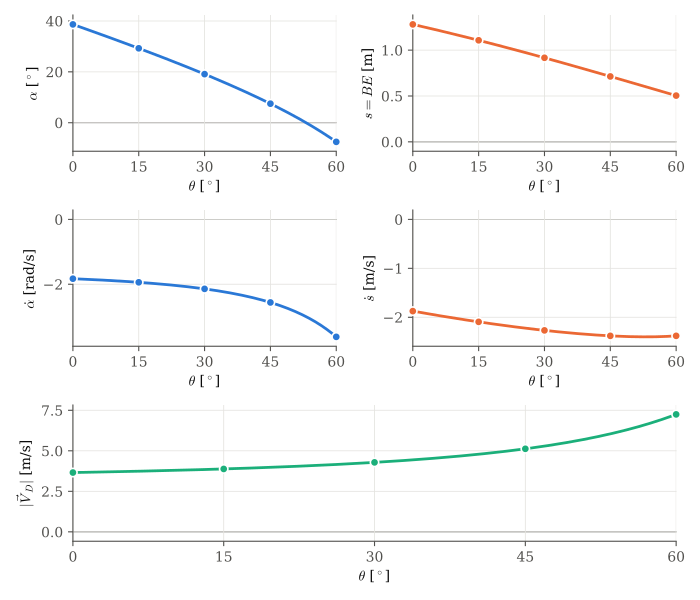

Here is the Python script that generated this plot:
"""
Mecanisme de barra amb corredora: la barra AE (angle theta, coordenada
independent) mou la dolla E, que llisca per la barra BD (angle alpha).

    s(theta)     = sqrt(lAE^2 + lAB^2 - 2 lAB lAE sin(theta))
    alpha(theta) = atan2(lAB - lAE sin(theta), lAE cos(theta))
    alphadot     = -lAE (lAE - lAB sin(theta)) / s^2 * thetadot
    sdot         = -lAE lAB cos(theta) / s * thetadot
    |V_D|        = 2 lAE |alphadot|

El programa:
  1) escriu la taula de valors en format LaTeX (amb coma decimal),
  2) dibuixa les corbes en tot el recorregut, marcant els punts de la taula.

Genera: TME_ee_barra_corredora.pdf
"""
import numpy as np
import matplotlib.pyplot as plt

# ---------------------------------------------------------------- paràmetres
l_AE = 1.0           # m
l_AB = 0.8           # m
thetadot = 3.0       # rad/s, constant
th_min, th_max = 0, 60                     # graus, recorregut
th_taula = [0, 15, 30, 45, 60]             # graus, punts de la taula


# ---------------------------------------------------------------- càlcul
def cinematica(th_graus):
    th = np.radians(th_graus)
    s = np.sqrt(l_AE**2 + l_AB**2 - 2 * l_AB * l_AE * np.sin(th))
    alpha = np.arctan2(l_AB - l_AE * np.sin(th), l_AE * np.cos(th))
    alphadot = -l_AE * (l_AE - l_AB * np.sin(th)) / s**2 * thetadot
    sdot = -l_AE * l_AB * np.cos(th) / s * thetadot
    VD = 2 * l_AE * np.abs(alphadot)
    return s, np.degrees(alpha), alphadot, sdot, VD


# ---------------------------------------------------------------- taula LaTeX
def coma(v, n):
    return f"{v:.{n}f}".replace(".", "{,}")

print(r"\begin{tabular}{c|ccccc}")
print(r"$\theta$ & $\alpha$ & $s=BE$ [m] & $\dot\alpha$ [rad/s] & $\dot s$ [m/s] & $|\vec V_D|$ [m/s] \\ \hline")
for i, th in enumerate(th_taula):
    s, a, ad, sd, vd = cinematica(th)
    fi = r" \\" if i < len(th_taula) - 1 else ""
    print(rf"${th}^\circ$ & ${coma(a, 2)}^\circ$ & ${coma(s, 4)}$ & ${coma(ad, 3)}$ "
          rf"& ${coma(sd, 3)}$ & ${coma(vd, 3)}${fi}")
print(r"\end{tabular}")

# ---------------------------------------------------------------- estil
C_ANG = "#2a78d6"    # blau: magnituds angulars (alpha, alphadot)
C_LIN = "#eb6834"    # taronja: magnituds lineals de la dolla (s, sdot)
C_D = "#1baf7a"      # aqua: punt D
INK = "#0b0b0b"
INK2 = "#52514e"
GRID = "#e4e3df"

plt.rcParams.update({
    "font.family": "serif",
    "mathtext.fontset": "cm",
    "font.size": 10,
    "axes.edgecolor": INK2,
    "axes.labelcolor": INK,
    "xtick.color": INK2,
    "ytick.color": INK2,
    "axes.spines.top": False,
    "axes.spines.right": False,
})

# ---------------------------------------------------------------- gràfic
th = np.linspace(th_min, th_max, 400)
s, a, ad, sd, vd = cinematica(th)
s_t, a_t, ad_t, sd_t, vd_t = cinematica(np.array(th_taula))

fig = plt.figure(figsize=(7, 6))
gs = fig.add_gridspec(3, 2)
panells = [
    (gs[0, 0], a, a_t, r"$\alpha$ [$^\circ$]", C_ANG),
    (gs[0, 1], s, s_t, r"$s=BE$ [m]", C_LIN),
    (gs[1, 0], ad, ad_t, r"$\dot\alpha$ [rad/s]", C_ANG),
    (gs[1, 1], sd, sd_t, r"$\dot s$ [m/s]", C_LIN),
    (gs[2, :], vd, vd_t, r"$|\vec V_D|$ [m/s]", C_D),
]

for pos, v, v_t, et, c in panells:
    ax = fig.add_subplot(pos)
    ax.axhline(0, color=INK2, lw=0.6, zorder=1)
    ax.plot(th, v, color=c, lw=2, zorder=3)
    ax.plot(th_taula, v_t, "o", ms=6, color=c, mec="white", mew=1.2, zorder=4,
            clip_on=False)   # que els punts de 0° i 60° no quedin tallats
    ax.set_ylabel(et)
    ax.set_xlim(th_min, th_max)
    ax.set_xticks(th_taula)
    ax.grid(True, color=GRID, lw=0.6, zorder=0)
    ax.set_xlabel(r"$\theta$ [$^\circ$]")
    # el zero sempre visible
    lo, hi = min(v.min(), 0), max(v.max(), 0)
    marge = 0.08 * (hi - lo)
    ax.set_ylim(lo - marge, hi + marge)

text_caption = (rf"Barra amb corredora, $\ell_{{AE}}={l_AE}$ m, $\ell_{{AB}}={l_AB}$ m, "
                rf"$\dot\theta={thetadot}$ rad/s constant.")
fig.tight_layout()
fig.savefig("TME_ee_barra_corredora.pdf")
print(text_caption)


# ---------------------------------------------------------------- posicions del mecanisme
def geometria(th_graus):
    """Coordenades dels punts amb l'origen a B."""
    th = np.radians(th_graus)
    s, a, *_ = cinematica(th_graus)
    a = np.radians(a)
    B = np.array([0.0, 0.0])
    A = np.array([0.0, l_AB])
    E = A + l_AE * np.array([np.cos(th), -np.sin(th)])
    D = 2 * l_AE * np.array([np.cos(a), np.sin(a)])
    return A, B, E, D


def suport(ax, P, mida=0.09):
    """Articulació fixa: cercle buit amb triangle i ratllat a sota."""
    x, y = P
    ax.fill([x, x - mida, x + mida], [y, y - 1.6 * mida, y - 1.6 * mida],
            color="white", ec=INK2, lw=1, zorder=2)
    ax.plot([x - 1.6 * mida, x + 1.6 * mida], [y - 1.6 * mida] * 2, color=INK2, lw=1)
    for k in np.linspace(-1.4, 1.2, 6):
        ax.plot([x + k * mida, x + (k + 0.4) * mida],
                [y - 2.2 * mida, y - 1.6 * mida], color=INK2, lw=0.6)


th_arc = np.linspace(th_min, th_max, 100)
geo_arc = [geometria(t) for t in th_arc]
E_arc = np.array([g[2] for g in geo_arc])
D_arc = np.array([g[3] for g in geo_arc])

fig2, axs2 = plt.subplots(1, len(th_taula), figsize=(10, 2.4), sharey=True)
for ax, th_i in zip(axs2, th_taula):
    A, B, E, D = geometria(th_i)

    # trajectòries de E i D en tot el recorregut
    ax.plot(*E_arc.T, ls="--", lw=0.8, color=C_LIN, alpha=0.6, zorder=1)
    ax.plot(*D_arc.T, ls="--", lw=0.8, color=C_D, alpha=0.6, zorder=1)

    suport(ax, A)
    suport(ax, B)
    ax.plot(*np.c_[B, D], color=INK2, lw=4, solid_capstyle="round", zorder=3)     # barra BD
    ax.plot(*np.c_[A, E], color=C_ANG, lw=3, solid_capstyle="round", zorder=4)    # barra AE
    ax.plot(*E, "s", ms=9, color=C_LIN, mec="white", mew=1, zorder=5)            # dolla E
    ax.plot(*D, "o", ms=7, color=C_D, mec="white", mew=1, zorder=5)              # punt D
    for P in (A, B):
        ax.plot(*P, "o", ms=6, color="white", mec=INK2, mew=1.2, zorder=6)

    if th_i == th_taula[0]:          # etiquetes només al primer panell
        ax.annotate("A", A, xytext=(-12, 4), textcoords="offset points", fontsize=16, color=INK)
        ax.annotate("B", B, xytext=(-12, 4), textcoords="offset points", fontsize=16, color=INK)
        ax.annotate("E", E, xytext=(4, -15), textcoords="offset points", fontsize=16, color=INK)
        ax.annotate("D", D, xytext=(5, -4), textcoords="offset points", fontsize=16, color=INK)

    ax.set_title(rf"$\theta={th_i}^\circ$, $\alpha={np.degrees(np.arctan2(*(D[::-1]))):.1f}^\circ$",
                 fontsize=16, color=INK)
    ax.set_aspect("equal")
    ax.set_xlim(-0.35, 2.15)
    ax.set_ylim(-0.6, 1.45)
    ax.axis("off")

fig2.tight_layout()
fig2.savefig("TME_ee_barra_corredora_posicions.pdf")
plt.show()
